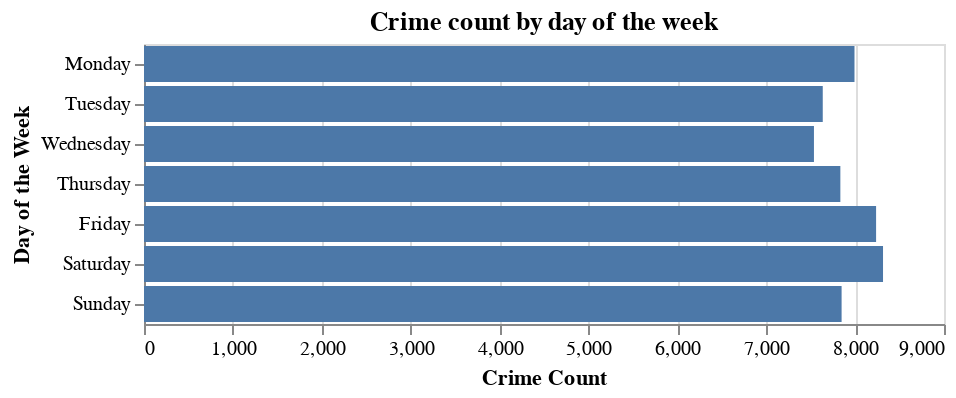

The cell this chart's notebook holds for it:
### Code cell
## Crime count by day of the week
df['WEEKDAY'] = df.apply(lambda x: calendar.day_name[datetime.date(x['YEAR'], x['MONTH'], x['DAY']).weekday()], axis=1)

weekday_count = df.groupby('WEEKDAY')['WEEKDAY'].count().reset_index(name='count')
bars = alt.Chart(weekday_count).mark_bar().encode(
    x=alt.X('count', title='Crime Count'),
    y=alt.Y('WEEKDAY', sort=['Monday', 'Tuesday', 'Wednesday', 'Thursday', 'Friday', 'Saturday', 'Sunday'], title='Day of the Week')
).properties(title='Crime count by day of the week')
bars

### Figure 1 — Vega-Lite specification as saved in the notebook (floating-point values rounded to 4 significant figures)
{"config": {"view": {"continuousWidth": 400, "continuousHeight": 300}}, "data": {"name": "data-1d3a39676b478aed1b646b885b6a365b"}, "mark": "bar", "encoding": {"x": {"type": "quantitative", "field": "count", "title": "Crime Count"}, "y": {"type": "nominal", "field": "WEEKDAY", "sort": ["Monday", "Tuesday", "Wednesday", "Thursday", "Friday", "Saturday", "Sunday"], "title": "Day of the Week"}}, "title": "Crime count by day of the week", "$schema": "https://vega.github.io/schema/vega-lite/v4.8.1.json", "datasets": {"data-1d3a39676b478aed1b646b885b6a365b": [{"WEEKDAY": "Friday", "count": 8236}, {"WEEKDAY": "Monday", "count": 7993}, {"WEEKDAY": "Saturday", "count": 8314}, {"WEEKDAY": "Sunday", "count": 7848}, {"WEEKDAY": "Thursday", "count": 7834}, {"WEEKDAY": "Tuesday", "count": 7636}, {"WEEKDAY": "Wednesday", "count": 7537}]}}
